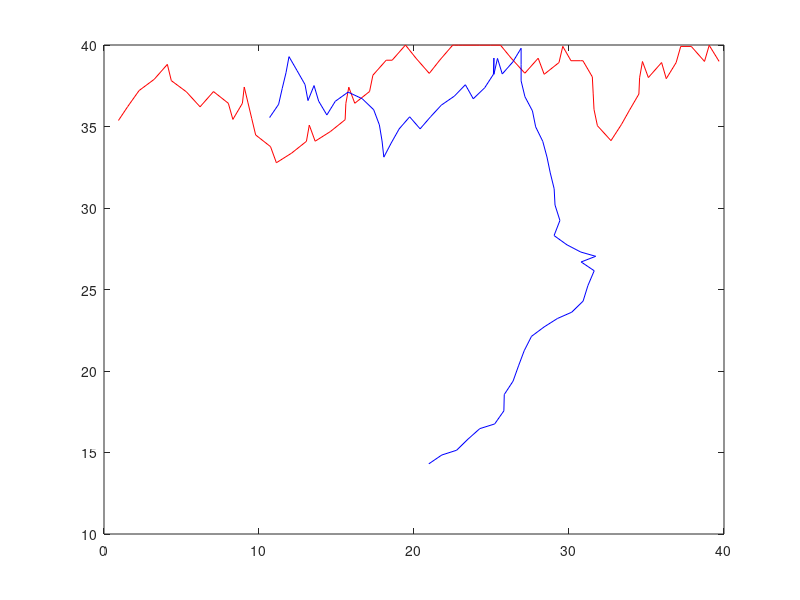

The MATLAB script that drew this image: (Note: this script raises an error after producing the figure.)
%% This script creates a person that moves in a random direction and we can test the algorithm

walkerY = randi([1 40],1); % random starting y position for the walker
robotY = randi([1 40],1); % random starting y position for the robot
walkerPos = [40, walkerY]; % Starting position of the walker
robotPos = [20, robotY]; % Starting position of the robot
xLimits = [0, 40]; % Bounds for the arena
yLimits = [0, 40];
histWalkerPos = []; % matrix that keeps all of the positions
histRobotPos = [];
step = 3; % Increasing this increases the randomness of the walk
walkerSpeed = 1;
robotSpeed = 1;
proximity = 2; % How close the robot needs to be to tag the person

n = 1000;
xDir = -1;
yDir = 0;
for i=1:n
    % Compute random x direction and adjust position
    xNum = randi([1 2],1);
    if xNum == 1
        xDir = xDir - step;
    end
    
    % Compute random y direction and adjust position
    yNum = randi([1 3],1);
    if yNum == 1
        yDir = yDir + step;
    elseif yNum == 2
        yDir = yDir - step;
    end
    xDir = xDir / sqrt(xDir^2 + yDir^2);
    yDir = yDir / sqrt(xDir^2 + yDir^2);
    if isnan(xDir) == 1
        xDir = 0;
    end
    if isnan(yDir) == 1
        yDir = 0;
    end
        % Update position if in bounds
    if (xLimits(1) <= walkerPos(1) + xDir && walkerPos(1) + xDir <= xLimits(2))
        walkerPos(1) = walkerPos(1) + walkerSpeed*xDir;
    end
    if (yLimits(1) <= walkerPos(2) + yDir && walkerPos(2) + yDir <= yLimits(2))
        % Only update the position when it keeps the agent in bounds
        walkerPos(2) = walkerPos(2) + walkerSpeed*yDir;
    end
    walkerDirection = [xDir, yDir];
    
    histWalkerPos = [histWalkerPos;walkerPos];
    
    % PURSUIT TIME
    if i < 7
        robotDirection(1) = walkerDirection(2);
        robotDirection(2) = walkerDirection(1);
        if abs(robotPos(1) - walkerPos(1) + robotDirection(1)) > abs(robotPos(1) - walkerPos(1) - robotDirection(1))
            robotDirection(1) = -robotDirection(1);
        end
        if abs(robotPos(2) - walkerPos(2) + robotDirection(2)) > abs(robotPos(2) - walkerPos(2) - robotDirection(2))
            robotDirection(2) = -robotDirection(2);
        end
    else
        % Calculate the historical velocity for more accuracy
        robotDirection(2) = (histWalkerPos(i,1)-histWalkerPos(i-5,1));
        robotDirection(1) = (histWalkerPos(i,2)-histWalkerPos(i-5,2));
        if abs(robotPos(1) - walkerPos(1) + robotDirection(1)) > abs(robotPos(1) - walkerPos(1) - robotDirection(1))
            robotDirection(1) = -robotDirection(1);
        end
        if abs(robotPos(2) - walkerPos(2) + robotDirection(2)) > abs(robotPos(2) - walkerPos(2) - robotDirection(2))
            robotDirection(2) = -robotDirection(2);
        end
    end
    robotXVect = robotDirection(1)*robotSpeed/sqrt(robotDirection(1)^2 + robotDirection(2)^2);
    robotYVect = robotDirection(2)*robotSpeed/sqrt(robotDirection(1)^2 + robotDirection(2)^2);
    if (xLimits(1) <= robotPos(1) + robotXVect && robotPos(1) + robotXVect <= xLimits(2))
        robotPos(1) = robotPos(1) + robotXVect;
    end
    if (yLimits(1) <= robotPos(2) + robotYVect && robotPos(2) + robotYVect <= yLimits(2));
        robotPos(2) = robotPos(2) + robotYVect;
    end
    robotVect = [robotXVect, robotYVect];
    
    histRobotPos = [histRobotPos;robotPos];
    
    RtoWDistance = sqrt((robotPos(1)-walkerPos(1))^2+(robotPos(2)-walkerPos(2))^2);
    fprintf('%i\n',i)
    if RtoWDistance <= proximity
        n = i;
        fprintf('Robot wins\n')
        break
    end
    
    if walkerPos(1) <= 1
        fprintf('Walker wins\n')
        break
    end
    
end
figure

plot(histWalkerPos(:,1), histWalkerPos(:,2),'r',histRobotPos(:,1), histRobotPos(:,2),'b')
animatedline(histWalkerPos(:,1), histWalkerPos(:,2))
xLinspace = linspace(xLimits(1), xLimits(2));
yLinspace = linspace(yLimits(1), yLimits(2));
xlim(xLimits)
ylim(yLimits)
